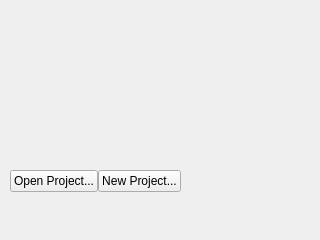
<?xml version="1.0" encoding="UTF-8"?>
<ui version="4.0">
 <class>Widget</class>
 <widget class="QWidget" name="Widget">
  <property name="geometry">
   <rect>
    <x>0</x>
    <y>0</y>
    <width>320</width>
    <height>240</height>
   </rect>
  </property>
  <property name="sizePolicy">
   <sizepolicy hsizetype="Minimum" vsizetype="Minimum">
    <horstretch>0</horstretch>
    <verstretch>0</verstretch>
   </sizepolicy>
  </property>
  <property name="minimumSize">
   <size>
    <width>320</width>
    <height>240</height>
   </size>
  </property>
  <property name="windowTitle">
   <string>Widget</string>
  </property>
  <widget class="QWidget" name="layoutWidget">
   <property name="geometry">
    <rect>
     <x>10</x>
     <y>170</y>
     <width>301</width>
     <height>51</height>
    </rect>
   </property>
   <layout class="QGridLayout" name="button_layout" rowstretch="0" columnstretch="0,0">
    <property name="sizeConstraint">
     <enum>QLayout::SetMaximumSize</enum>
    </property>
    <property name="bottomMargin">
     <number>0</number>
    </property>
    <property name="spacing">
     <number>0</number>
    </property>
    <item row="0" column="1">
     <widget class="QPushButton" name="new_button">
      <property name="sizePolicy">
       <sizepolicy hsizetype="Fixed" vsizetype="Fixed">
        <horstretch>0</horstretch>
        <verstretch>0</verstretch>
       </sizepolicy>
      </property>
      <property name="text">
       <string>New Project...</string>
      </property>
      <property name="default">
       <bool>false</bool>
      </property>
     </widget>
    </item>
    <item row="0" column="0">
     <widget class="QPushButton" name="open_button">
      <property name="sizePolicy">
       <sizepolicy hsizetype="Fixed" vsizetype="Fixed">
        <horstretch>0</horstretch>
        <verstretch>0</verstretch>
       </sizepolicy>
      </property>
      <property name="text">
       <string>Open Project...</string>
      </property>
     </widget>
    </item>
   </layout>
  </widget>
  <widget class="QLabel" name="label">
   <property name="geometry">
    <rect>
     <x>50</x>
     <y>10</y>
     <width>221</width>
     <height>131</height>
    </rect>
   </property>
   <property name="autoFillBackground">
    <bool>false</bool>
   </property>
   <property name="text">
    <string/>
   </property>
   <property name="pixmap">
    <pixmap>../../Resources/Logo.png</pixmap>
   </property>
   <property name="scaledContents">
    <bool>true</bool>
   </property>
  </widget>
 </widget>
 <resources/>
 <connections/>
</ui>
